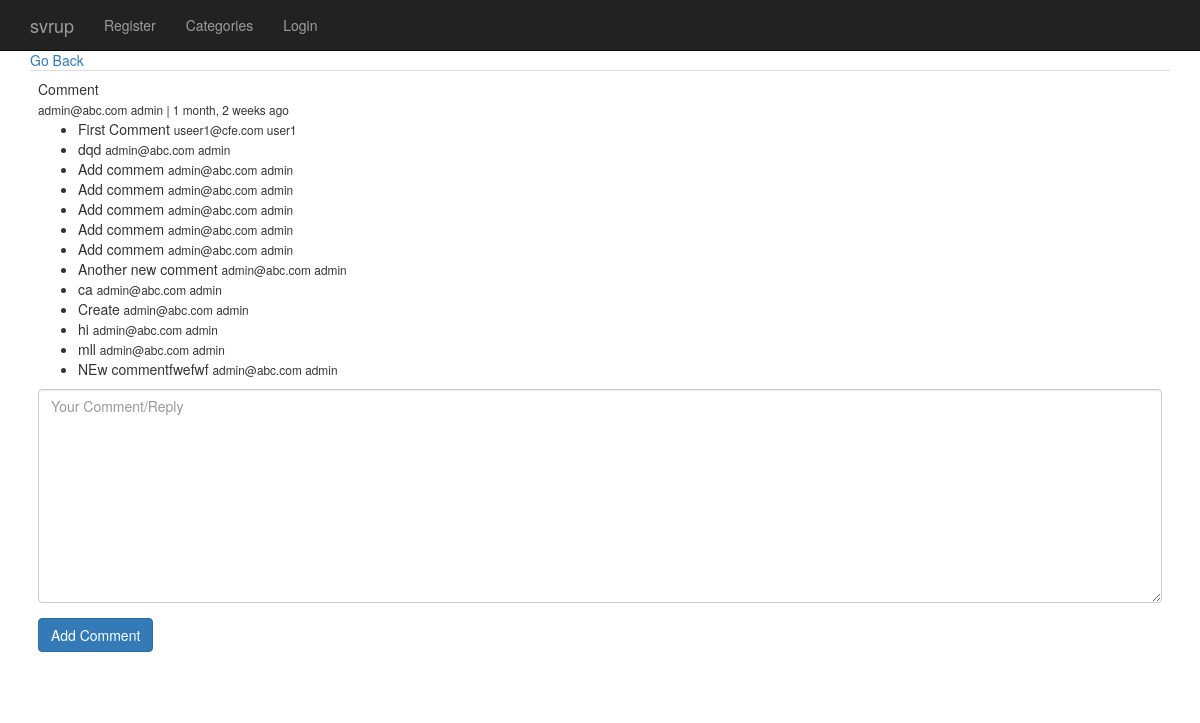
The app's page /comments/1/ with its own data.
### comments/models.py (models this page shows, shortened)
class Comment(models.Model):
	user = models.ForeignKey(MyUser)
	text = models.TextField()
	parent = models.ForeignKey("self", null =True)
	path = models.CharField(max_length=500)
	video = models.ForeignKey(Video, null=True, blank=True)
	timestamp = models.DateTimeField(auto_now=False, auto_now_add=True)
	updated = models.DateTimeField(auto_now=True, auto_now_add=False)
	objects = CommentManager()
	@property
	def get_origin(self):
		return self.path
	@property
	def get_comment(self):
		return self.text
	@property
	def is_child(self):
		if self.parent is not None:
			return True
		else:
			return False
	def get_children(self):
		if self.is_child:
			return None
		else:
			return Comment.objects.filter(parent=self)

### signup/models.py (models this page shows, shortened)
class MyUser(AbstractBaseUser):
    email = models.EmailField(
        verbose_name='email address',
        max_length=255,
        unique=True,
    )
    username = models.CharField(max_length=255, unique=True,)
    first_name=models.CharField(max_length=255)
    last_name=models.CharField(max_length=255)
    is_active = models.BooleanField(default=True)
    is_admin = models.BooleanField(default=False)
    is_member = models.BooleanField(default=False)
    objects = MyUserManager()
    USERNAME_FIELD = 'username'
    REQUIRED_FIELDS = ['email']
    def __str__(self):              # __unicode__ on Python 2
        return str(self.email)+ " "+ str(self.username)

### comments/views.py (the view)
# urls.py: url(r'^comments/(?P<id>\d+)/$', "comments.views.comment_thread", name='comment_thread'),
def comment_thread(request, id):
	comment = Comment.objects.get(id=id)
	form = CommentForm()
	context = {
			"comment": comment,
			"form" : form,
			}
	return render(request, "comments/comment_thread.html", context)

### comments/forms.py
class CommentForm(forms.Form):
	Comment = forms.CharField(widget=forms.Textarea(attrs={"placeholder":"Your Comment/Reply"})
	)
	def __init__(self, data=None, files=None, **kwargs):
		super(CommentForm, self).__init__(data, files, kwargs)
		self.helper = FormHelper()
		self.helper.form_show_labels = False
		self.helper.add_input(Submit('submit', 'Add Comment', css_class='btn btn-primary',))

### templates/comments/comment_thread.html (shortened to what this page needs)
{% extends "base.html" %}
{% load crispy_forms_tags %}
{% block content %}
<table class = "table">
<a href = '{{ comment.get_origin }}'> Go Back </a>
 <tr><td>{{ comment.get_comment }} </br>
	<small>{{ comment.user }} | {{ comment.timestamp| timesince}} ago </small>
	{% if not comment.is_child %}
	<ul>
		{% for child in comment.get_children %}
		<li> {{ child.get_comment }}
		<small> {{ child.user }}</small></li>
		{% endfor %}
		</ul>
		<div class='reply_comment'>
		<form method= "POST" action='{% url "comment_create_view" %}'>{% csrf_token %}
			{% crispy form form.helper %}
		</form>
		</div>
	{% endif %}
</table>
{% endblock %}

### templates/base.html (shortened to what this page needs)
{% load staticfiles %}
<!DOCTYPE html>
<html lang="en">
  <head>
  </head>
  <body>
  {% include 'css.html' %}
    <nav class="navbar navbar-inverse navbar-fixed-top">
      <div class="container">
        <div class="navbar-header">
          <a class="navbar-brand" href="/">svrup</a>
		  <ul class= "nav navbar-nav">
		    <li><a href = "{% url 'register' %}"> Register</a>
			<li><a href ="{%url 'category_list' %}">Categories</a>
		  </ul>
		  <ul class= "nav navbar-nav navbar-right">
		    {% if user.is_authenticated %}
				<li><a href = "{% url 'logout' %}"> Logout</a>
			{% else %}
				<li><a href = "{% url 'login' %}"> Login</a>
			{% endif %}
        </div>
      </div>
    </nav>
<div class = 'container'>
{% block content %}
{% endblock %}
    </div>
    </body>
</html>

### templates/css.html
{% load staticfiles %}
    <link href="{% static 'css/bootstrap.min.css' %}" rel="stylesheet">
    <link href="{% static 'css/jumbotron.css' %}" rel="stylesheet">

### templates/js.html (shortened to what this page needs)
{% load staticfiles %}

### static/our_static/css/jumbotron.css (style rules this page uses)
body { padding-top: 50px; padding-bottom: 20px; }

### records on screen
Comment: get_comment "Comment", user "admin@abc.com admin", timestamp "1 month, 2 weeks"
Comment: get_comment "First Comment", user "useer1@cfe.com user1"
Comment: get_comment "dqd", user "admin@abc.com admin"
Comment: get_comment "Add commem", user "admin@abc.com admin"
Comment: get_comment "Add commem", user "admin@abc.com admin"
Comment: get_comment "Add commem", user "admin@abc.com admin"
Comment: get_comment "Add commem", user "admin@abc.com admin"
Comment: get_comment "Add commem", user "admin@abc.com admin"
Comment: get_comment "Another new comment", user "admin@abc.com admin"
Comment: get_comment "ca", user "admin@abc.com admin"
Comment: get_comment "Create", user "admin@abc.com admin"
Comment: get_comment "hi", user "admin@abc.com admin"
Comment: get_comment "mll", user "admin@abc.com admin"
Comment: get_comment "NEw commentfwefwf", user "admin@abc.com admin"
